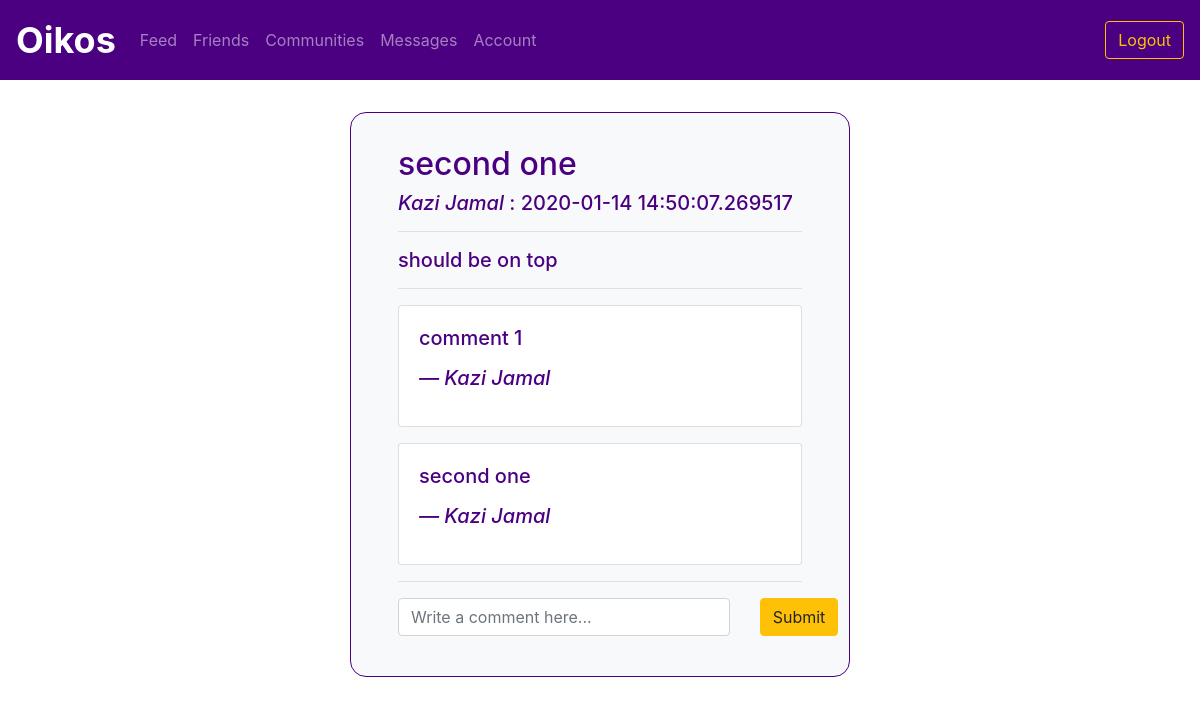
The app's page /post/2 (signed in) with its own data.
### utl/models.py (models this page shows)
class Post(db.Model):
    postID = db.Column(db.Integer, primary_key=True)
    communityID = db.Column(db.Integer, nullable=True)
    userID = db.Column(db.Integer, nullable=False)
    title = db.Column(db.Text, nullable=False)
    content = db.Column(db.Text, nullable=False)
    timestamp = db.Column(db.DateTime, nullable=False, default=datetime.utcnow)

class User(db.Model):
    userID = db.Column(db.Integer, primary_key=True)
    email = db.Column(db.Text, unique=True, nullable=False)
    password = db.Column(db.Text, nullable=False)
    firstName = db.Column(db.Text, nullable=False)
    lastName = db.Column(db.Text, nullable=False)
    displayName = db.Column(db.Text, nullable=False)
    grade = db.Column(db.Text, nullable=False)

class Comment(db.Model):
    commentID = db.Column(db.Integer, primary_key=True)
    postID = db.Column(db.Integer, nullable=False)
    userID = db.Column(db.Integer, nullable=False)
    content = db.Column(db.Text, nullable=False)
    timestamp = db.Column(db.DateTime, nullable=False, default=datetime.utcnow)

### app.py (the view)
@app.route("/post/<postID>")
@login_required
def viewpost(postID):
    post = postsfunctions.getPost(postID)
    creator = postsfunctions.getCreator(postID)
    comment_data = commentsfunctions.getComments(postID)
    comments = {}
    for comment in comment_data:
        comments[comment] = usersfunctions.getUser(comment.userID)
    return render_template("post.html", post=post, creator=creator, comments=comments)

### app.py (called while the page is built)
def login_required(f):
    @wraps(f)
    def decorated_function(*args, **kwargs):
        if "userID" not in session:
            return redirect(url_for('login'))
        return f(*args, **kwargs)
    return decorated_function

### utl/comments.py (called while the page is built)
def getComments(postID):
    comments = Comment.query.filter_by(postID=postID).order_by(Comment.timestamp.asc()).all()
    return comments

### utl/posts.py (called while the page is built)
def getPost(postID):
    post = Post.query.filter_by(postID=postID).first()
    return post

def getCreator(postID):
    post = Post.query.filter_by(postID=postID).first()
    userID = post.userID
    user = User.query.filter_by(userID=userID).first()
    return user

### utl/users.py (called while the page is built)
def getUser(userID):
    user = User.query.filter_by(userID=userID).first()
    return user

### templates/post.html (shortened to what this page needs)
{% extends "logbase.html" %}
{% block body %}
    <div class="container col-md-5 bg-light border border-primary" style="padding: 2em; margin-top: 5vh; border-radius: 1em;">
        <div class="col">
            <h2>{{ post.title }}</h2>
            <h5> <i>{{ creator.displayName }}</i> : {{ post.timestamp }}<h5>
            <hr>
            <p>{{ post.content }}</p>
            <hr>
            {% if not comments %}
            <p>No comments.</p>
            {% else %}
            {% for comment in comments %}
            <div class="card my-3">
                <div class="card-body">
                    <p>{{ comment.content }}</p>
                    <p><i>— {{ comments[comment].displayName }}</i></p>
                </div>
            </div>
            {% endfor %}
            {% endif %}
            <hr>
            <form action="/writecomment/{{ post.postID }}" method="POST">
                <div class="row">
                    <div class="col-md-10">
                        <input name="content" type="text" class="form-control" id="content" aria-describedby="content" placeholder="Write a comment here...">
                    </div>
                    <div class="col-md-1">
                        <button type="submit" class="btn btn-warning">Submit</button>
                    </div>
                </div>
            </form>
        </div>
    </div>
{% endblock %}

### static/css/style.css (style rules this page uses)
.border-primary { color: indigo !important; }
.border-primary { border-color: indigo !important; }

### records on screen
Post: title "second one", timestamp "2020-01-14 14:50:07.269517", content "should be on top"
User: displayName "Kazi Jamal"
Comment: content "comment 1"
Comment: content "second one"
